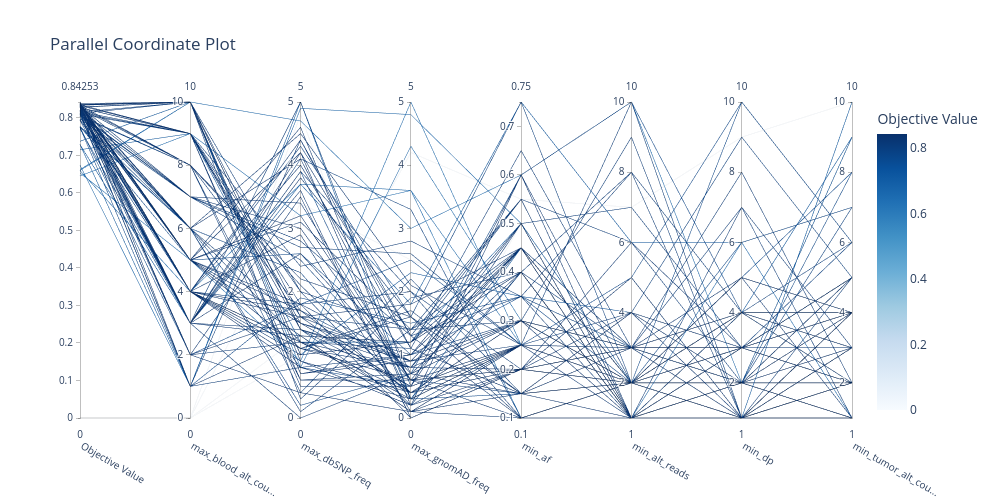

The notebook cell saved with this chart:
### Code cell
# Plot parallel coordinate
fig = optuna.visualization.plot_parallel_coordinate(study)
fig.update_layout(width=1000, height=500)  # Adjust width and height as needed
fig.show()
